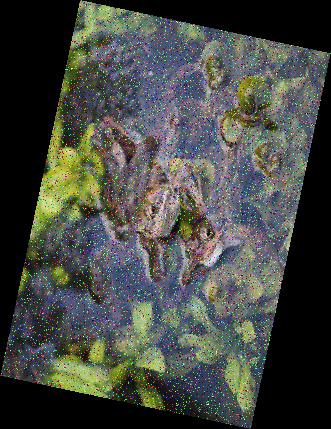
#> input picture images/bad_image.jpeg, 331 x 429 px
$ jupyter execute image_recovery.ipynb
#> lines starting #> are read from the running program, lines starting #| are printed output that depends on the picture
# Фильтрация изображения
Под задачей "фильтрации изображений" в широком смысле понимают любые процедуры обработки изображений, при которых на вход процедуры подается (одно) растровое изображение, и на выходе также формируется растровое изображение. Такие процедуры типа (один растровый вход, один растровый выход) называют *фильтрами*.
Однако чаще под "фильтрацией" в более узком смысле понимают так называемую *помеховую фильтрацию*, или фильтрацию изображений от "шума". Задача помеховой фильтрации, сводится к тому, чтобы путем некоторой обработки наблюдаемого реального изображения как можно лучше "очистить его от шума", то есть получить изображение, наиболее близкое по своим характеристикам к исходному "незашумленному" изображению.
В данной работе расматривается фильтрация изображения от шума типа соль и перец, под которым понимают замещение значения пикселя на 0 с вероятностью p и на 1 с вероятностью q

[cell 1]
import cv2 as cv
import matplotlib.pyplot as plt

Чтение изображения

[cell 2]
img_start = cv.imread('images/bad_image.jpeg')
#> img_start is the input picture: shape (429, 331, 3); mean B, G, R 67.5, 72.5, 69.7

Поворот изображения

[cell 3]
(h, w, g) = img_start.shape
#> h = 429; w = 331; g = 3
angle = -78
scale = 1.0
center = (w // 2, h // 2)
#> center = (165, 214)
M = cv.getRotationMatrix2D(center, angle, scale)
img_rotate = cv.warpAffine(img_start, M, (w, h))
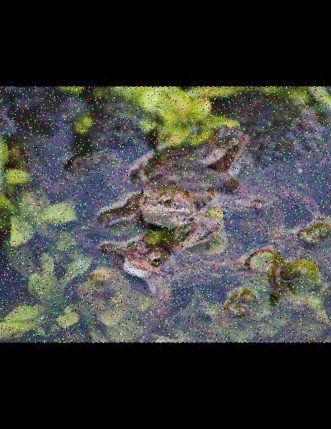
#> img_rotate: shape (429, 331, 3); mean B, G, R 59.2, 62.6, 60.7

Кадрирование изображения

[cell 4]
ROI = (0, 105, w, 230)
#> ROI = (0, 105, 331, 230)
img_rotate = img_rotate[ROI[1]:ROI[1] + ROI[3], ROI[0]:ROI[0] + ROI[2]]
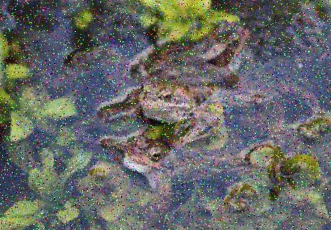
#> img_rotate: shape (230, 331, 3); mean B, G, R 101.4, 104.5, 102.1

Перевод изображения в модель RGB

[cell 5]
invert_image = cv.cvtColor(img_rotate, cv.COLOR_BGR2RGB)

Применение медианного фильтра

[cell 6]
median_image1 = cv.medianBlur(invert_image, 3)
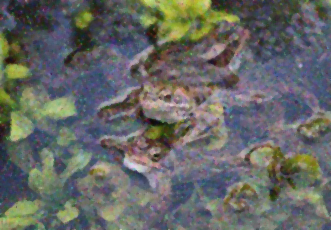
#> median_image1: shape (230, 331, 3); mean R, G, B 101.1, 103.4, 100.5
median_image2 = cv.medianBlur(invert_image, 5)
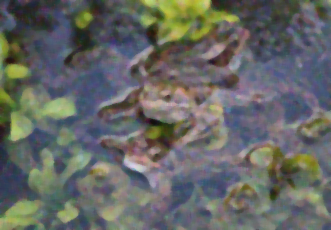
#> median_image2: shape (230, 331, 3); mean R, G, B 101, 103.3, 100.4
median_image3 = cv.medianBlur(invert_image, 1)

Вывод изображений

[cell 7]
gs = plt.GridSpec(2, 3)
plt.figure(figsize=(12, 5))
plt.subplot(gs[0, 0]), plt.imshow(img_start)
plt.title('Исходное изображение'), plt.xticks([]), plt.yticks([])
plt.subplot(gs[0, 1]), plt.imshow(img_rotate)
plt.title('Разворот и кадрирование'), plt.xticks([]), plt.yticks([])
plt.subplot(gs[0, 2]), plt.imshow(invert_image)
plt.title('Переведенное в RGB'), plt.xticks([]), plt.yticks([])
plt.subplot(gs[1, 0]), plt.imshow(median_image3)
plt.title('Медианный фильтр 1x1'), plt.xticks([]), plt.yticks([])
plt.subplot(gs[1, 1]), plt.imshow(median_image1)
plt.title('Медианный фильтр 3x3'), plt.xticks([]), plt.yticks([])
plt.subplot(gs[1, 2]), plt.imshow(median_image2)
plt.title('Медианный фильтр 5x5'), plt.xticks([]), plt.yticks([])
plt.show()
#> figure, not shown here; B, G, R data is drawn as R, G, B
